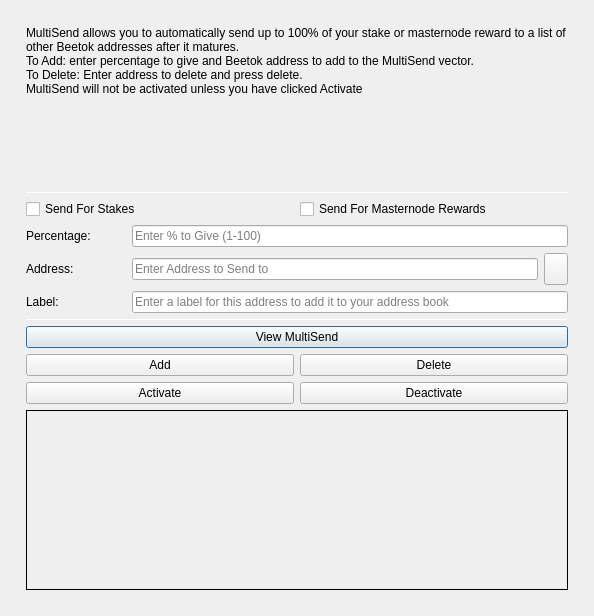
<?xml version="1.0" encoding="UTF-8"?>
<ui version="4.0">
 <class>MultiSendDialog</class>
 <widget class="QDialog" name="MultiSendDialog">
  <property name="windowModality">
   <enum>Qt::NonModal</enum>
  </property>
  <property name="geometry">
   <rect>
    <x>0</x>
    <y>0</y>
    <width>594</width>
    <height>616</height>
   </rect>
  </property>
  <property name="windowTitle">
   <string>MultiSend</string>
  </property>
  <layout class="QVBoxLayout" name="verticalLayout" stretch="0">
   <property name="leftMargin">
    <number>6</number>
   </property>
   <property name="topMargin">
    <number>6</number>
   </property>
   <property name="rightMargin">
    <number>6</number>
   </property>
   <property name="bottomMargin">
    <number>6</number>
   </property>
   <item>
    <layout class="QVBoxLayout" name="verticalLayout_Main" stretch="1,1,1,0,1,1,1">
     <property name="leftMargin">
      <number>20</number>
     </property>
     <property name="topMargin">
      <number>20</number>
     </property>
     <property name="rightMargin">
      <number>20</number>
     </property>
     <property name="bottomMargin">
      <number>20</number>
     </property>
     <item>
      <widget class="QLabel" name="label_2">
       <property name="lineWidth">
        <number>1</number>
       </property>
       <property name="text">
        <string>MultiSend allows you to automatically send up to 100% of your stake or masternode reward to a list of other Beetok addresses after it matures.
To Add: enter percentage to give and Beetok address to add to the MultiSend vector.
To Delete: Enter address to delete and press delete.
MultiSend will not be activated unless you have clicked Activate</string>
       </property>
       <property name="alignment">
        <set>Qt::AlignLeading|Qt::AlignLeft|Qt::AlignTop</set>
       </property>
       <property name="wordWrap">
        <bool>true</bool>
       </property>
      </widget>
     </item>
     <item>
      <widget class="Line" name="line">
       <property name="minimumSize">
        <size>
         <width>0</width>
         <height>1</height>
        </size>
       </property>
       <property name="maximumSize">
        <size>
         <width>16777215</width>
         <height>1</height>
        </size>
       </property>
       <property name="orientation">
        <enum>Qt::Horizontal</enum>
       </property>
      </widget>
     </item>
     <item>
      <layout class="QVBoxLayout" name="verticalLayout_Settings">
       <item>
        <layout class="QHBoxLayout" name="horizontalLayout">
         <item>
          <widget class="QCheckBox" name="multiSendStakeCheckBox">
           <property name="text">
            <string>Send For Stakes</string>
           </property>
          </widget>
         </item>
         <item>
          <widget class="QCheckBox" name="multiSendMasternodeCheckBox">
           <property name="text">
            <string>Send For Masternode Rewards</string>
           </property>
          </widget>
         </item>
        </layout>
       </item>
       <item>
        <layout class="QHBoxLayout" name="horizontalLayout_6">
         <item>
          <widget class="QLabel" name="label">
           <property name="minimumSize">
            <size>
             <width>100</width>
             <height>0</height>
            </size>
           </property>
           <property name="toolTip">
            <string>Percentage of stake to send</string>
           </property>
           <property name="text">
            <string>Percentage:</string>
           </property>
          </widget>
         </item>
         <item>
          <widget class="QLineEdit" name="multiSendPercentEdit">
           <property name="toolTip">
            <string>Enter whole numbers 1 - 100</string>
           </property>
           <property name="placeholderText">
            <string>Enter % to Give (1-100)</string>
           </property>
          </widget>
         </item>
        </layout>
       </item>
       <item>
        <layout class="QHBoxLayout" name="horizontalLayout_7">
         <item>
          <widget class="QLabel" name="label_5">
           <property name="minimumSize">
            <size>
             <width>100</width>
             <height>0</height>
            </size>
           </property>
           <property name="toolTip">
            <string>Address to send portion of stake to</string>
           </property>
           <property name="text">
            <string>Address:</string>
           </property>
          </widget>
         </item>
         <item>
          <widget class="QLineEdit" name="multiSendAddressEdit">
           <property name="toolTip">
            <string/>
           </property>
           <property name="placeholderText">
            <string>Enter Address to Send to</string>
           </property>
          </widget>
         </item>
         <item>
          <widget class="QToolButton" name="addressBookButton">
           <property name="maximumSize">
            <size>
             <width>16777215</width>
             <height>32</height>
            </size>
           </property>
           <property name="toolTip">
            <string>Choose an address from the address book</string>
           </property>
           <property name="text">
            <string/>
           </property>
           <property name="icon">
            <iconset>
             <normaloff>:/icons/address-book</normaloff>:/icons/address-book</iconset>
           </property>
           <property name="shortcut">
            <string>Alt+A</string>
           </property>
          </widget>
         </item>
        </layout>
       </item>
      </layout>
     </item>
     <item>
      <layout class="QHBoxLayout" name="horizontalLayout_3">
       <item>
        <widget class="QLabel" name="label_3">
         <property name="minimumSize">
          <size>
           <width>100</width>
           <height>0</height>
          </size>
         </property>
         <property name="text">
          <string>Label:</string>
         </property>
        </widget>
       </item>
       <item>
        <widget class="QLineEdit" name="labelAddressLabelEdit">
         <property name="placeholderText">
          <string>Enter a label for this address to add it to your address book</string>
         </property>
        </widget>
       </item>
      </layout>
     </item>
     <item>
      <widget class="Line" name="line_2">
       <property name="minimumSize">
        <size>
         <width>0</width>
         <height>1</height>
        </size>
       </property>
       <property name="maximumSize">
        <size>
         <width>16777215</width>
         <height>1</height>
        </size>
       </property>
       <property name="orientation">
        <enum>Qt::Horizontal</enum>
       </property>
      </widget>
     </item>
     <item>
      <layout class="QVBoxLayout" name="verticalLayout_Buttons">
       <item>
        <layout class="QHBoxLayout" name="horizontalLayout_4">
         <item>
          <widget class="QPushButton" name="viewButton">
           <property name="toolTip">
            <string/>
           </property>
           <property name="statusTip">
            <string>View MultiSend Vector</string>
           </property>
           <property name="text">
            <string>View MultiSend</string>
           </property>
          </widget>
         </item>
        </layout>
       </item>
       <item>
        <layout class="QHBoxLayout" name="horizontalLayout_2">
         <item>
          <widget class="QPushButton" name="addButton">
           <property name="toolTip">
            <string/>
           </property>
           <property name="statusTip">
            <string>Add to MultiSend Vector</string>
           </property>
           <property name="text">
            <string>Add</string>
           </property>
          </widget>
         </item>
         <item>
          <widget class="QPushButton" name="deleteButton">
           <property name="toolTip">
            <string/>
           </property>
           <property name="statusTip">
            <string>Delete Address From MultiSend Vector</string>
           </property>
           <property name="text">
            <string>Delete</string>
           </property>
          </widget>
         </item>
        </layout>
       </item>
       <item>
        <layout class="QHBoxLayout" name="horizontalLayout_5">
         <item>
          <widget class="QPushButton" name="activateButton">
           <property name="statusTip">
            <string>Activate MultiSend</string>
           </property>
           <property name="text">
            <string>Activate</string>
           </property>
          </widget>
         </item>
         <item>
          <widget class="QPushButton" name="disableButton">
           <property name="statusTip">
            <string>Deactivate MultiSend</string>
           </property>
           <property name="text">
            <string>Deactivate</string>
           </property>
          </widget>
         </item>
        </layout>
       </item>
      </layout>
     </item>
     <item>
      <widget class="QLabel" name="message">
       <property name="minimumSize">
        <size>
         <width>0</width>
         <height>180</height>
        </size>
       </property>
       <property name="frameShape">
        <enum>QFrame::Panel</enum>
       </property>
       <property name="frameShadow">
        <enum>QFrame::Plain</enum>
       </property>
       <property name="lineWidth">
        <number>1</number>
       </property>
       <property name="midLineWidth">
        <number>1</number>
       </property>
       <property name="text">
        <string/>
       </property>
       <property name="alignment">
        <set>Qt::AlignLeading|Qt::AlignLeft|Qt::AlignTop</set>
       </property>
       <property name="wordWrap">
        <bool>true</bool>
       </property>
      </widget>
     </item>
    </layout>
   </item>
  </layout>
 </widget>
 <resources>
  <include location="../beetok.qrc"/>
 </resources>
 <connections/>
</ui>
